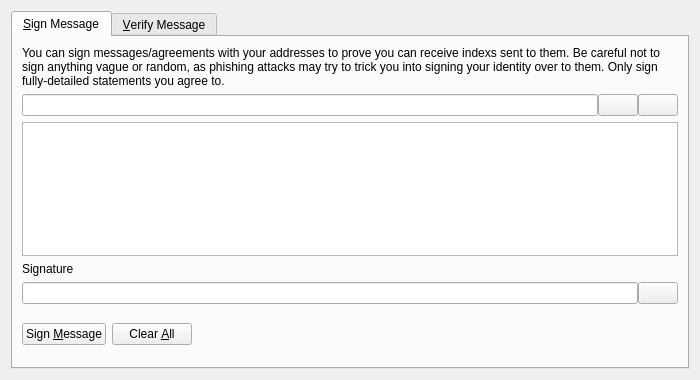
<?xml version="1.0" encoding="UTF-8"?>
<ui version="4.0">
 <class>SignVerifyMessageDialog</class>
 <widget class="QDialog" name="SignVerifyMessageDialog">
  <property name="geometry">
   <rect>
    <x>0</x>
    <y>0</y>
    <width>700</width>
    <height>380</height>
   </rect>
  </property>
  <property name="windowTitle">
   <string>Signatures - Sign / Verify a Message</string>
  </property>
  <property name="modal">
   <bool>true</bool>
  </property>
  <layout class="QVBoxLayout" name="verticalLayout">
   <item>
    <widget class="QTabWidget" name="tabWidget">
     <property name="currentIndex">
      <number>0</number>
     </property>
     <widget class="QWidget" name="tabSignMessage">
      <attribute name="title">
       <string>&amp;Sign Message</string>
      </attribute>
      <layout class="QVBoxLayout" name="verticalLayout_SM">
       <item>
        <widget class="QLabel" name="infoLabel_SM">
         <property name="text">
          <string>You can sign messages/agreements with your addresses to prove you can receive indexs sent to them. Be careful not to sign anything vague or random, as phishing attacks may try to trick you into signing your identity over to them. Only sign fully-detailed statements you agree to.</string>
         </property>
         <property name="textFormat">
          <enum>Qt::PlainText</enum>
         </property>
         <property name="wordWrap">
          <bool>true</bool>
         </property>
        </widget>
       </item>
       <item>
        <layout class="QHBoxLayout" name="horizontalLayout_1_SM">
         <property name="spacing">
          <number>0</number>
         </property>
         <item>
          <widget class="QValidatedLineEdit" name="addressIn_SM">
           <property name="toolTip">
            <string>The Bitcoin address to sign the message with</string>
           </property>
          </widget>
         </item>
         <item>
          <widget class="QPushButton" name="addressBookButton_SM">
           <property name="toolTip">
            <string>Choose previously used address</string>
           </property>
           <property name="text">
            <string/>
           </property>
           <property name="icon">
            <iconset resource="../bitcoin.qrc">
             <normaloff>:/icons/address-book</normaloff>:/icons/address-book</iconset>
           </property>
           <property name="shortcut">
            <string>Alt+A</string>
           </property>
           <property name="autoDefault">
            <bool>false</bool>
           </property>
          </widget>
         </item>
         <item>
          <widget class="QPushButton" name="pasteButton_SM">
           <property name="toolTip">
            <string>Paste address from clipboard</string>
           </property>
           <property name="text">
            <string/>
           </property>
           <property name="icon">
            <iconset resource="../bitcoin.qrc">
             <normaloff>:/icons/editpaste</normaloff>:/icons/editpaste</iconset>
           </property>
           <property name="shortcut">
            <string>Alt+P</string>
           </property>
           <property name="autoDefault">
            <bool>false</bool>
           </property>
          </widget>
         </item>
        </layout>
       </item>
       <item>
        <widget class="QPlainTextEdit" name="messageIn_SM">
         <property name="toolTip">
          <string>Enter the message you want to sign here</string>
         </property>
        </widget>
       </item>
       <item>
        <widget class="QLabel" name="signatureLabel_SM">
         <property name="text">
          <string>Signature</string>
         </property>
         <property name="textFormat">
          <enum>Qt::PlainText</enum>
         </property>
        </widget>
       </item>
       <item>
        <layout class="QHBoxLayout" name="horizontalLayout_2_SM">
         <property name="spacing">
          <number>0</number>
         </property>
         <item>
          <widget class="QLineEdit" name="signatureOut_SM">
           <property name="font">
            <font>
             <italic>true</italic>
            </font>
           </property>
           <property name="readOnly">
            <bool>true</bool>
           </property>
          </widget>
         </item>
         <item>
          <widget class="QPushButton" name="copySignatureButton_SM">
           <property name="toolTip">
            <string>Copy the current signature to the system clipboard</string>
           </property>
           <property name="text">
            <string/>
           </property>
           <property name="icon">
            <iconset resource="../bitcoin.qrc">
             <normaloff>:/icons/editcopy</normaloff>:/icons/editcopy</iconset>
           </property>
           <property name="autoDefault">
            <bool>false</bool>
           </property>
          </widget>
         </item>
        </layout>
       </item>
       <item>
        <layout class="QHBoxLayout" name="horizontalLayout_3_SM">
         <item>
          <widget class="QPushButton" name="signMessageButton_SM">
           <property name="toolTip">
            <string>Sign the message to prove you own this Apollon address</string>
           </property>
           <property name="text">
            <string>Sign &amp;Message</string>
           </property>
           <property name="icon">
            <iconset resource="../bitcoin.qrc">
             <normaloff>:/icons/edit</normaloff>:/icons/edit</iconset>
           </property>
           <property name="autoDefault">
            <bool>false</bool>
           </property>
          </widget>
         </item>
         <item>
          <widget class="QPushButton" name="clearButton_SM">
           <property name="toolTip">
            <string>Reset all sign message fields</string>
           </property>
           <property name="text">
            <string>Clear &amp;All</string>
           </property>
           <property name="icon">
            <iconset resource="../bitcoin.qrc">
             <normaloff>:/icons/remove</normaloff>:/icons/remove</iconset>
           </property>
           <property name="autoDefault">
            <bool>false</bool>
           </property>
          </widget>
         </item>
         <item>
          <spacer name="horizontalSpacer_1_SM">
           <property name="orientation">
            <enum>Qt::Horizontal</enum>
           </property>
           <property name="sizeHint" stdset="0">
            <size>
             <width>40</width>
             <height>48</height>
            </size>
           </property>
          </spacer>
         </item>
         <item>
          <widget class="QLabel" name="statusLabel_SM">
           <property name="font">
            <font>
             <weight>75</weight>
             <bold>true</bold>
            </font>
           </property>
           <property name="text">
            <string/>
           </property>
           <property name="wordWrap">
            <bool>true</bool>
           </property>
          </widget>
         </item>
         <item>
          <spacer name="horizontalSpacer_2_SM">
           <property name="orientation">
            <enum>Qt::Horizontal</enum>
           </property>
           <property name="sizeHint" stdset="0">
            <size>
             <width>40</width>
             <height>48</height>
            </size>
           </property>
          </spacer>
         </item>
        </layout>
       </item>
      </layout>
     </widget>
     <widget class="QWidget" name="tabVerifyMessage">
      <attribute name="title">
       <string>&amp;Verify Message</string>
      </attribute>
      <layout class="QVBoxLayout" name="verticalLayout_VM">
       <item>
        <widget class="QLabel" name="infoLabel_VM">
         <property name="text">
          <string>Enter the receiver's address, message (ensure you copy line breaks, spaces, tabs, etc. exactly) and signature below to verify the message. Be careful not to read more into the signature than what is in the signed message itself, to avoid being tricked by a man-in-the-middle attack. Note that this only proves the signing party receives with the address, it cannot prove sendership of any transaction!</string>
         </property>
         <property name="textFormat">
          <enum>Qt::PlainText</enum>
         </property>
         <property name="alignment">
          <set>Qt::AlignLeading|Qt::AlignLeft|Qt::AlignTop</set>
         </property>
         <property name="wordWrap">
          <bool>true</bool>
         </property>
        </widget>
       </item>
       <item>
        <layout class="QHBoxLayout" name="horizontalLayout_1_VM">
         <property name="spacing">
          <number>0</number>
         </property>
         <item>
          <widget class="QValidatedLineEdit" name="addressIn_VM">
           <property name="toolTip">
            <string>The Apollon address the message was signed with</string>
           </property>
          </widget>
         </item>
         <item>
          <widget class="QPushButton" name="addressBookButton_VM">
           <property name="toolTip">
            <string>Choose previously used address</string>
           </property>
           <property name="text">
            <string/>
           </property>
           <property name="icon">
            <iconset resource="../bitcoin.qrc">
             <normaloff>:/icons/address-book</normaloff>:/icons/address-book</iconset>
           </property>
           <property name="shortcut">
            <string>Alt+A</string>
           </property>
           <property name="autoDefault">
            <bool>false</bool>
           </property>
          </widget>
         </item>
        </layout>
       </item>
       <item>
        <widget class="QPlainTextEdit" name="messageIn_VM"/>
       </item>
       <item>
        <widget class="QValidatedLineEdit" name="signatureIn_VM"/>
       </item>
       <item>
        <layout class="QHBoxLayout" name="horizontalLayout_2_VM">
         <item>
          <widget class="QPushButton" name="verifyMessageButton_VM">
           <property name="toolTip">
            <string>Verify the message to ensure it was signed with the specified Apollon address</string>
           </property>
           <property name="text">
            <string>Verify &amp;Message</string>
           </property>
           <property name="icon">
            <iconset resource="../bitcoin.qrc">
             <normaloff>:/icons/transaction_0</normaloff>:/icons/transaction_0</iconset>
           </property>
           <property name="autoDefault">
            <bool>false</bool>
           </property>
          </widget>
         </item>
         <item>
          <widget class="QPushButton" name="clearButton_VM">
           <property name="toolTip">
            <string>Reset all verify message fields</string>
           </property>
           <property name="text">
            <string>Clear &amp;All</string>
           </property>
           <property name="icon">
            <iconset resource="../bitcoin.qrc">
             <normaloff>:/icons/remove</normaloff>:/icons/remove</iconset>
           </property>
           <property name="autoDefault">
            <bool>false</bool>
           </property>
          </widget>
         </item>
         <item>
          <spacer name="horizontalSpacer_1_VM">
           <property name="orientation">
            <enum>Qt::Horizontal</enum>
           </property>
           <property name="sizeHint" stdset="0">
            <size>
             <width>40</width>
             <height>48</height>
            </size>
           </property>
          </spacer>
         </item>
         <item>
          <widget class="QLabel" name="statusLabel_VM">
           <property name="font">
            <font>
             <weight>75</weight>
             <bold>true</bold>
            </font>
           </property>
           <property name="text">
            <string/>
           </property>
           <property name="wordWrap">
            <bool>true</bool>
           </property>
          </widget>
         </item>
         <item>
          <spacer name="horizontalSpacer_2_VM">
           <property name="orientation">
            <enum>Qt::Horizontal</enum>
           </property>
           <property name="sizeHint" stdset="0">
            <size>
             <width>40</width>
             <height>48</height>
            </size>
           </property>
          </spacer>
         </item>
        </layout>
       </item>
      </layout>
     </widget>
    </widget>
   </item>
  </layout>
 </widget>
 <customwidgets>
  <customwidget>
   <class>QValidatedLineEdit</class>
   <extends>QLineEdit</extends>
   <header>qvalidatedlineedit.h</header>
  </customwidget>
 </customwidgets>
 <resources>
  <include location="../bitcoin.qrc"/>
 </resources>
 <connections/>
</ui>
